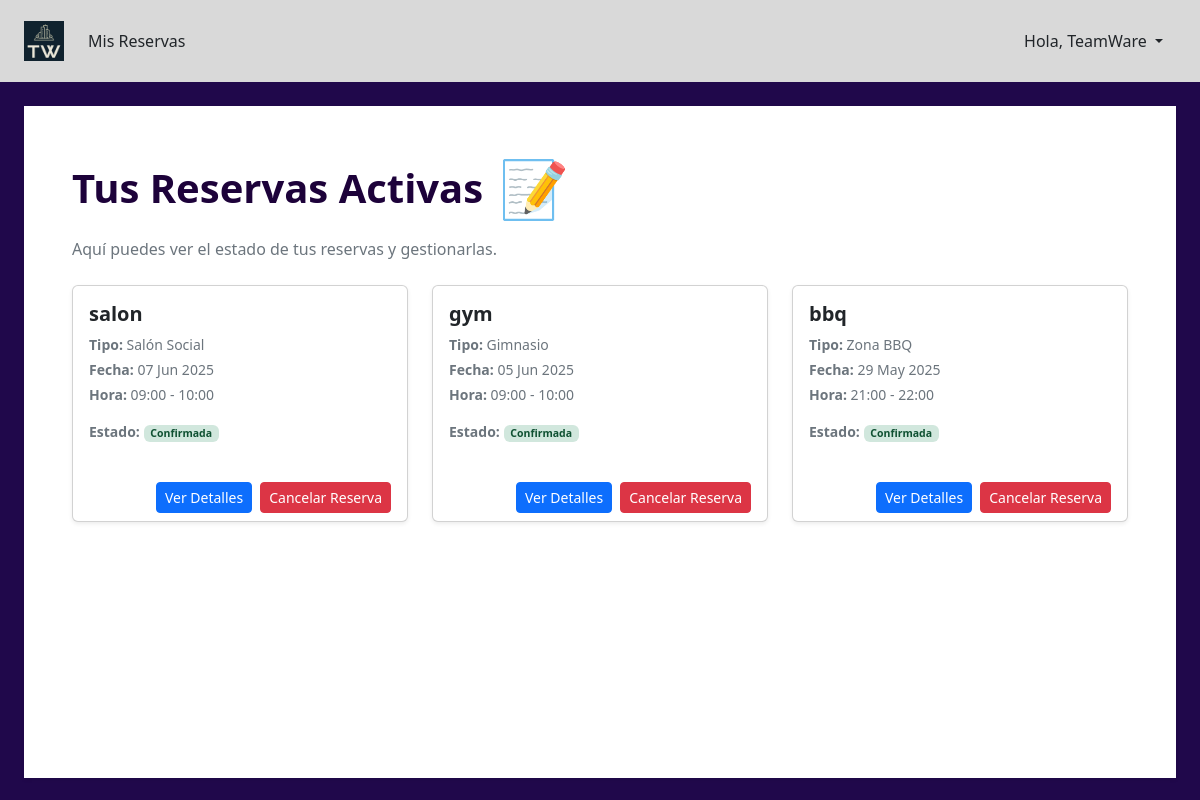
Page /mis-reservas/ (signed in) on the earlier database version.
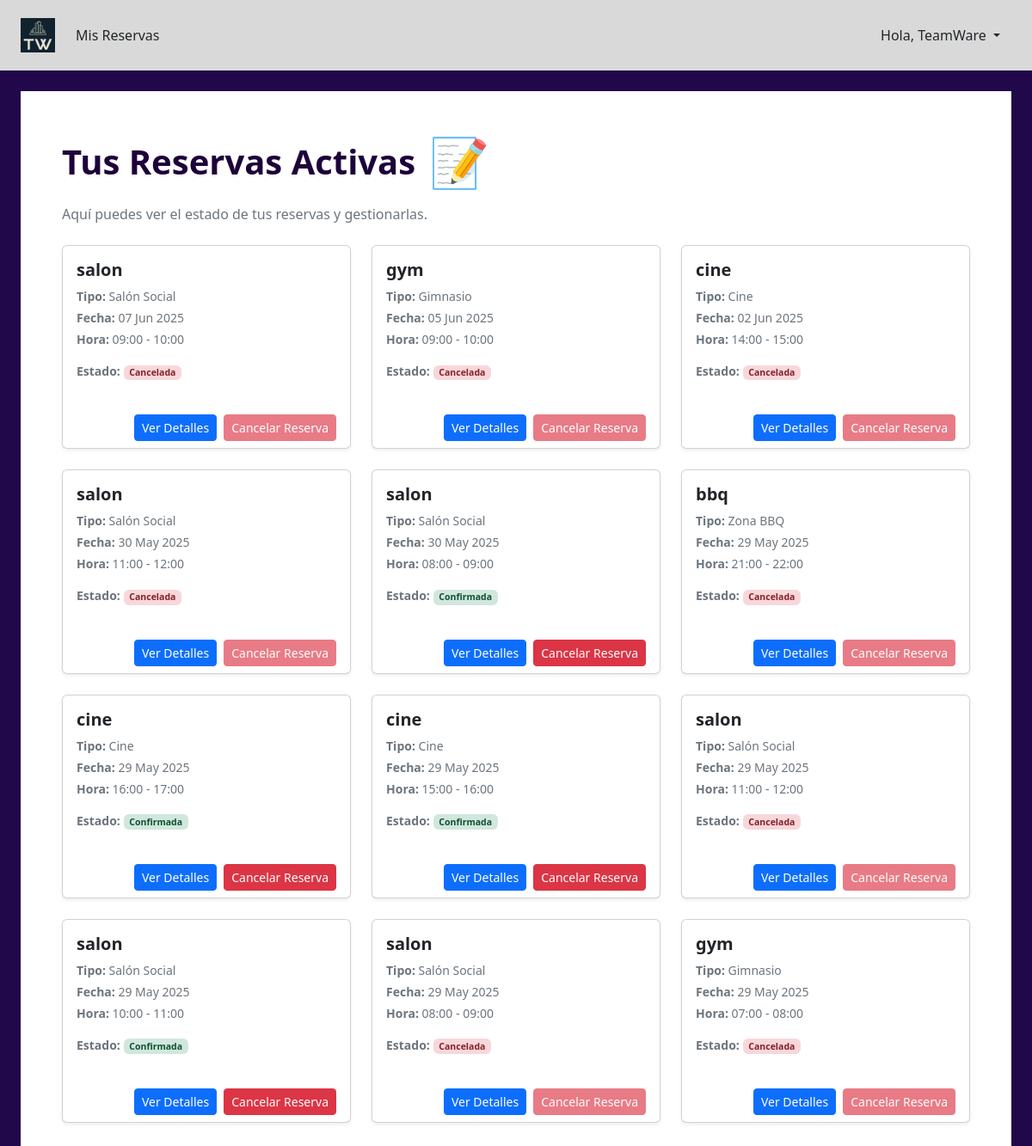
Same page on the later database version.
### sistema/models.py (models this page shows, shortened)
class Usuario(AbstractUser): #Usuario: TeamWare Contraseña: alejo123
    ROL_CHOICES = [
        ('admin', 'Administrador'),
        ('usuario', 'Usuario'),
    ]
    rol = models.CharField(max_length=20, choices=ROL_CHOICES, default='usuario')

class Reserva(models.Model):
    usuario = models.ForeignKey(Usuario, on_delete=models.CASCADE, related_name='reservas')
    espacio = models.ForeignKey(Espacio, on_delete=models.CASCADE, related_name='reservas')
    fecha_Reserva = models.DateField()
    horaInicio = models.TimeField()
    horaFin = models.TimeField()
    ESTADOS = (
        ('confirmada', 'Confirmada'),
        ('no_asistida', 'No Asistida'),
        ('cancelada', 'Cancelada'),
        ('en_espera', 'En Espera'),
        ('finalizada', 'Finalizada'),
    )
    estado = models.CharField(max_length=20, choices=ESTADOS, default='confirmada')
    recurrente = models.BooleanField(default=False)
    asistio = models.BooleanField(null=True, blank=True)

class Espacio(models.Model):
    TIPO_ESPACIO_CHOICES = [
        ('piscina', 'Piscina'),
        ('sauna', 'Sauna'),
        ('bbq', 'Zona BBQ'),
        ('cancha', 'Cancha Sintética'),
        ('salon', 'Salón Social'),
        ('cine', 'Cine'),
        ('turco', 'Turco'),
        ('gym' , 'Gimnasio'),
    ]
    nombre = models.CharField(max_length=100)
    tipoEspacio = models.CharField(max_length=20, choices=TIPO_ESPACIO_CHOICES)
    capacidadMaxima = models.IntegerField()

### sistema/views.py (the view)
# urls.py: path('mis-reservas/', views.mis_reservas, name='mis_reservas'),
@login_required
def mis_reservas(request):
    reservas_usuario = Reserva.objects.filter(usuario=request.user).order_by('-fecha_Reserva', '-horaInicio')
    context = {
        'reservas': reservas_usuario
    }
    return render(request, 'reservas.html', context)

### sistema/templates/reservas.html (shortened to what this page needs)
{% extends "base.html" %}
{% load static %}
{% block extra_head %}
    <link rel="stylesheet" href="https://cdnjs.cloudflare.com/ajax/libs/bootstrap-datepicker/1.9.0/css/bootstrap-datepicker.min.css">
{% endblock %}
{% block content %}
    <h2 class="display-6 fw-bolder mb-3 text-purple-dark d-flex align-items-center">
        Tus Reservas Activas <span class="ms-3 display-4 display-md-3">📝</span>
    </h2>
    <p class="text-secondary mb-4">Aquí puedes ver el estado de tus reservas y gestionarlas.</p>
    {% if reservas %}
        <div class="row row-cols-1 row-cols-sm-2 row-cols-lg-3 g-4">
            {% for reserva in reservas %}
                <div class="col">
                    <div class="card h-100 shadow-sm overflow-hidden card-hover-effect">
                        <div class="card-body">
                            <h4 class="card-title h5 fw-semibold text-dark mb-2">{{ reserva.espacio.nombre }}</h4>
                            <p class="card-text text-secondary mb-1 small"><strong>Tipo:</strong> {{ reserva.espacio.get_tipoEspacio_display }}</p>
                            <p class="card-text text-secondary mb-1 small"><strong>Fecha:</strong> {{ reserva.fecha_Reserva|date:"d M Y" }}</p>
                            <p class="card-text text-secondary mb-3 small"><strong>Hora:</strong> {{ reserva.horaInicio|time:"H:i" }} - {{ reserva.horaFin|time:"H:i" }}</p>
                            <p class="card-text text-secondary mb-3 small">
                                <strong>Estado:</strong>
                                <span id="estado-reserva-{{ reserva.id }}"
                                      class="badge
                                      {% if reserva.estado == 'confirmada' %}badge-confirmada{% elif reserva.estado == 'cancelada' %}badge-cancelada{% elif reserva.estado == 'no_asistida' %}badge-no-asistida{% else %}badge-pendiente{% endif %}">
                                    {{ reserva.get_estado_display }}
                                </span>
                            </p>
                        </div>
                        <div class="card-footer bg-transparent border-0 d-flex justify-content-end gap-2">
                            <button type="button" class="btn btn-primary btn-sm"
                                    data-bs-toggle="modal" data-bs-target="#detalleReservaModal"
                                    data-reserva-id="{{ reserva.id }}">
                                Ver Detalles
                            </button>
                            <button type="button" class="btn btn-danger btn-sm cancelar-reserva-btn"
                                    data-bs-toggle="modal" data-bs-target="#confirmarCancelacionModal"
                                    data-reserva-id="{{ reserva.id }}"
                                    data-espacio-nombre="{{ reserva.espacio.nombre }}"
                                    data-fecha-reserva="{{ reserva.fecha_Reserva|date:"d M Y" }}"
                                    {% if reserva.estado != 'confirmada' %}disabled{% endif %}>
                                Cancelar Reserva
                            </button>
                        </div>
                    </div>
                </div>
            {% endfor %}
        </div>
    {% else %}
        <div class="alert alert-info text-center mt-5" role="alert">
            No tienes reservas realizadas.
        </div>
    {% endif %}
{% endblock %}

### sistema/templates/base.html (shortened to what this page needs)
{% load static %}
<!DOCTYPE html>
<html lang="es">
<head>
    <link href="https://cdn.jsdelivr.net/npm/bootstrap@5.3.3/dist/css/bootstrap.min.css" rel="stylesheet">
    {% block extra_head %}{% endblock %}
</head>
<body>
    <nav class="navbar navbar-expand-lg navbar-custom px-4 py-3 d-flex justify-content-between align-items-center">
        <div class="d-flex align-items-center me-auto">
            <a href="{% url 'panel_usuario' %}" class="navbar-brand me-4">
               <img src="{% static 'imagenes/Preview.png' %}" alt="TeamWare Logo" style="height: 40px;">
            </a>
            <a href="{% url 'mis_reservas' %}" class="nav-link text-dark me-3 hover-underline">Mis Reservas</a>
        </div>
        <div class="dropdown">
            <button class="btn btn-transparent text-dark dropdown-toggle" type="button" id="dropdownMenuButton1" data-bs-toggle="dropdown" aria-expanded="false">
                Hola, {{ user.username|capfirst }}
            </button>
        </div>
    </nav>
    <main class="flex-grow-1 d-flex align-items-center justify-content-center p-3 p-md-4">
        <div class="bg-white w-100 mw-100 rounded-lg shadow-sm p-4 p-lg-5 d-flex flex-column main-content-container">
            {% block content %}{% endblock %}
        </div>
    </main>
</body>
</html>

### sistema/templates/base.html (style rules this page uses)
body { background-color: #20084B; min-height: 100vh; display: flex; flex-direction: column; }
.navbar-custom { background-color: #D9D9D9; color: black; }
.main-content-container { min-height: calc(100vh - 8rem); }
.text-purple-dark { color: #20084B; }
.card-hover-effect { transition: transform 0.3s ease-in-out; }

### sistema/templates/reservas.html (style rules this page uses)
.card-hover-effect { transition: transform 0.2s ease-in-out, box-shadow 0.2s ease-in-out; }
.text-purple-dark { color: #1d023a; }
.badge-confirmada { background-color: #d1e7dd; color: #0f5132; }
.badge-cancelada { background-color: #f8d7da; color: #842029; }

Differences in the rows shown:
changed Reserva "07 Jun 2025": estado "Confirmada" → "Cancelada"
changed Reserva "05 Jun 2025": estado "Confirmada" → "Cancelada"
added Reserva: espacio.nombre "cine", espacio.tipoEspacio "Cine", fecha_Reserva "02 Jun 2025", horaInicio "14:00", horaFin "15:00", estado "Cancelada"
added Reserva: espacio.nombre "salon", espacio.tipoEspacio "Salón Social", fecha_Reserva "30 May 2025", horaInicio "11:00", horaFin "12:00", estado "Cancelada"
added Reserva: espacio.nombre "salon", espacio.tipoEspacio "Salón Social", fecha_Reserva "30 May 2025", horaInicio "08:00", horaFin "09:00", estado "Confirmada"
changed Reserva "bbq": estado "Confirmada" → "Cancelada"
added Reserva: espacio.nombre "cine", espacio.tipoEspacio "Cine", fecha_Reserva "29 May 2025", horaInicio "16:00", horaFin "17:00", estado "Confirmada"
added Reserva: espacio.nombre "cine", espacio.tipoEspacio "Cine", fecha_Reserva "29 May 2025", horaInicio "15:00", horaFin "16:00", estado "Confirmada"
added Reserva: espacio.nombre "salon", espacio.tipoEspacio "Salón Social", fecha_Reserva "29 May 2025", horaInicio "11:00", horaFin "12:00", estado "Cancelada"
added Reserva: espacio.nombre "salon", espacio.tipoEspacio "Salón Social", fecha_Reserva "29 May 2025", horaInicio "10:00", horaFin "11:00", estado "Confirmada"
added Reserva: espacio.nombre "salon", espacio.tipoEspacio "Salón Social", fecha_Reserva "29 May 2025", horaInicio "08:00", horaFin "09:00", estado "Cancelada"
added Reserva: espacio.nombre "gym", espacio.tipoEspacio "Gimnasio", fecha_Reserva "29 May 2025", horaInicio "07:00", horaFin "08:00", estado "Cancelada"
